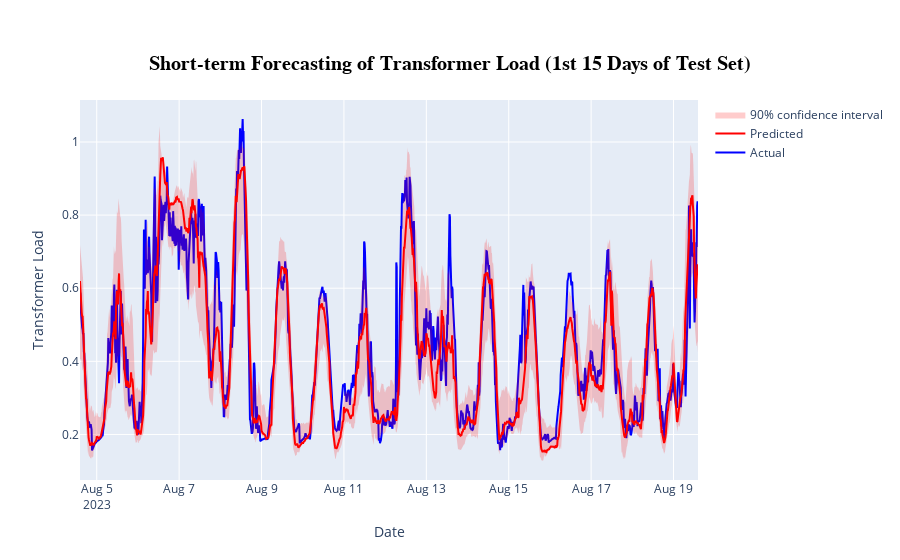

Notebook cell for this chart:
### Code cell
days_15 = 15 * 96
plot_predictions_with_confidence_interval(
    test[0:days_15], 
    test_preds_lower[0:days_15],
    test_preds[0:days_15], 
    test_preds_upper[0:days_15], 
    "Short-term Forecasting of Transformer Load (1st 15 Days of Test Set)"
)

### Figure 1 — Plotly figure (JSON) as saved in the notebook; plotly's stock layout.template omitted (floating-point values rounded to 4 significant figures; data arrays with more than 128 entries replaced by an {"elided": "..."} marker saying what was removed)
{"data": [{"line": {"color": "blue"}, "mode": "lines", "name": "Actual", "type": "scatter", "x": {"elided": "1440 str values"}, "y": {"elided": "1440 float values"}}, {"line": {"color": "red"}, "mode": "lines", "name": "Predicted", "type": "scatter", "x": {"elided": "1440 str values"}, "y": {"elided": "1440 float values"}}, {"line": {"width": 0}, "mode": "lines", "showlegend": false, "type": "scatter", "x": {"elided": "1440 str values"}, "y": {"elided": "1440 float values"}}, {"fill": "tonexty", "fillcolor": "rgba(255, 0, 0, 0.2)", "line": {"width": 0}, "mode": "lines", "name": "90% confidence interval", "type": "scatter", "x": {"elided": "1440 str values"}, "y": {"elided": "1440 float values"}}], "layout": {"hovermode": "x unified", "title": {"font": {"color": "black", "family": "Arial, sans-serif", "size": 20}, "text": "<b>Short-term Forecasting of Transformer Load (1st 15 Days of Test Set)<b>", "x": 0.5, "xanchor": "center", "y": 0.9, "yanchor": "top"}, "xaxis": {"title": {"text": "Date"}}, "yaxis": {"title": {"text": "Transformer Load"}}}}
